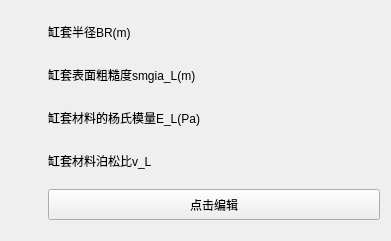
    <widget class="CardWidget" name="CardWidget_158">
     <property name="geometry">
      <rect>
       <x>710</x>
       <y>170</y>
       <width>391</width>
       <height>241</height>
      </rect>
     </property>
     <property name="minimumSize">
      <size>
       <width>0</width>
       <height>0</height>
      </size>
     </property>
     <layout class="QGridLayout" name="gridLayout_89">
      <item row="0" column="1">
       <widget class="SubtitleLabel" name="SubtitleLabel_666">
        <property name="minimumSize">
         <size>
          <width>300</width>
          <height>28</height>
         </size>
        </property>
        <property name="maximumSize">
         <size>
          <width>451</width>
          <height>28</height>
         </size>
        </property>
        <property name="text">
         <string>缸套半径BR(m)</string>
        </property>
       </widget>
      </item>
      <item row="1" column="1">
       <widget class="SubtitleLabel" name="SubtitleLabel_664">
        <property name="minimumSize">
         <size>
          <width>300</width>
          <height>28</height>
         </size>
        </property>
        <property name="maximumSize">
         <size>
          <width>451</width>
          <height>28</height>
         </size>
        </property>
        <property name="text">
         <string>缸套表面粗糙度smgia_L(m)</string>
        </property>
       </widget>
      </item>
      <item row="5" column="1">
       <widget class="PrimaryPushButton" name="PrimaryPushButton_76">
        <property name="maximumSize">
         <size>
          <width>16777215</width>
          <height>31</height>
         </size>
        </property>
        <property name="text">
         <string>点击编辑</string>
        </property>
       </widget>
      </item>
      <item row="2" column="0">
       <widget class="IconWidget" name="IconWidget_548">
        <property name="minimumSize">
         <size>
          <width>31</width>
          <height>31</height>
         </size>
        </property>
        <property name="maximumSize">
         <size>
          <width>31</width>
          <height>31</height>
         </size>
        </property>
       </widget>
      </item>
      <item row="0" column="0">
       <widget class="IconWidget" name="IconWidget_546">
        <property name="minimumSize">
         <size>
          <width>31</width>
          <height>31</height>
         </size>
        </property>
        <property name="maximumSize">
         <size>
          <width>31</width>
          <height>31</height>
         </size>
        </property>
       </widget>
      </item>
      <item row="1" column="0">
       <widget class="IconWidget" name="IconWidget_547">
        <property name="minimumSize">
         <size>
          <width>31</width>
          <height>31</height>
         </size>
        </property>
        <property name="maximumSize">
         <size>
          <width>31</width>
          <height>31</height>
         </size>
        </property>
       </widget>
      </item>
      <item row="3" column="0">
       <widget class="IconWidget" name="IconWidget_549">
        <property name="minimumSize">
         <size>
          <width>31</width>
          <height>31</height>
         </size>
        </property>
        <property name="maximumSize">
         <size>
          <width>31</width>
          <height>31</height>
         </size>
        </property>
       </widget>
      </item>
      <item row="2" column="1">
       <widget class="SubtitleLabel" name="SubtitleLabel_663">
        <property name="minimumSize">
         <size>
          <width>300</width>
          <height>28</height>
         </size>
        </property>
        <property name="maximumSize">
         <size>
          <width>451</width>
          <height>28</height>
         </size>
        </property>
        <property name="text">
         <string>缸套材料的杨氏模量E_L(Pa)</string>
        </property>
       </widget>
      </item>
      <item row="3" column="1">
       <widget class="SubtitleLabel" name="SubtitleLabel_665">
        <property name="minimumSize">
         <size>
          <width>300</width>
          <height>28</height>
         </size>
        </property>
        <property name="maximumSize">
         <size>
          <width>451</width>
          <height>28</height>
         </size>
        </property>
        <property name="text">
         <string>缸套材料泊松比v_L</string>
        </property>
       </widget>
      </item>
     </layout>
    </widget>
